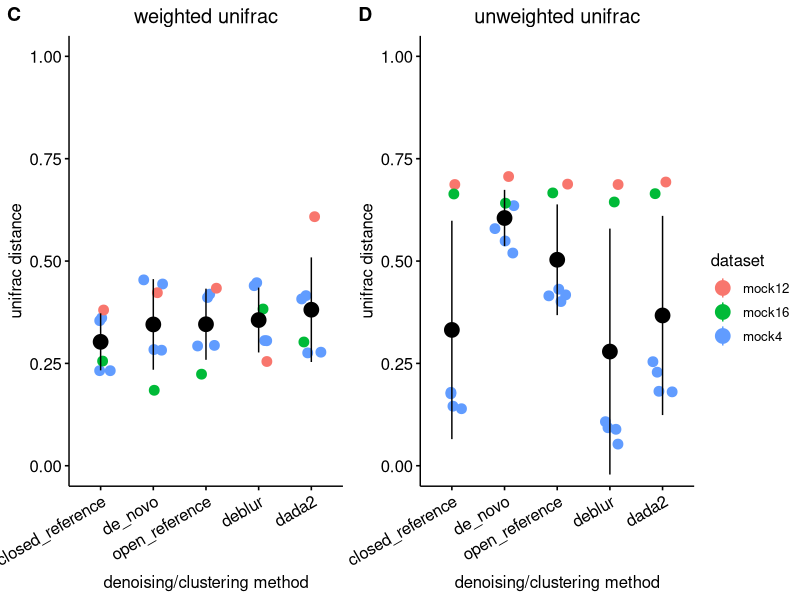

Write the R code that produced this figure.
#!/usr/bin/env Rscript

library(dplyr)
library(ggplot2)
library(ggpubr)

methods <- c("input", "closed_reference", "de_novo", "open_reference", "deblur", "dada2")

tidy_up_data <- function(unifrac_data, name) {
    unifrac_data$dataset <- rep(name, nrow(unifrac_data))
    unifrac_data$method1 <- factor(unifrac_data$method1, levels=methods)
    unifrac_data$method2 <- factor(unifrac_data$method2, levels=methods)
    tidy_data <- unifrac_data %>%
        filter(method2 == "input") %>%
        filter(method1 != "input") %>%
        select_at(c("method1", "sample", "unifrac", "dataset"))
}

make_dot_plot <- function(unifrac_data, title) {
    dot_plot <- add_summary(
        ggstripchart(
            unifrac_data,
            x="method1",
            y="unifrac",
            color="dataset",
            title=title,
            xlab="denoising/clustering method",
            ylab="unifrac distance",
            ylim=c(0, 1),
            size=3,
            add="jitter",
        ) +
        theme(
            plot.title=element_text(hjust=0.5),
            axis.text.x=element_text(angle=30, hjust=1),
        ),
        fun="mean_sd"
    )
}

# Weighted
mock4_weighted <- read.csv("mock4_weighted_unifrac.csv", sep=",", header=TRUE)
mock12_weighted <- read.csv("mock12_weighted_unifrac.csv", sep=",", header=TRUE)
mock16_weighted <- read.csv("mock16_weighted_unifrac.csv", sep=",", header=TRUE)

mock4_weighted_tidy <- tidy_up_data(mock4_weighted, "mock4")
mock12_weighted_tidy <- tidy_up_data(mock12_weighted, "mock12")
mock16_weighted_tidy <- tidy_up_data(mock16_weighted, "mock16")

mock_weighted_tidy <- rbind(mock4_weighted_tidy, mock12_weighted_tidy, mock16_weighted_tidy)
mock_weighted_plot <- make_dot_plot(mock_weighted_tidy, "weighted unifrac")

# Unweighted
mock4_unweighted <- read.csv("mock4_unweighted_unifrac.csv", sep=",", header=TRUE)
mock12_unweighted <- read.csv("mock12_unweighted_unifrac.csv", sep=",", header=TRUE)
mock16_unweighted <- read.csv("mock16_unweighted_unifrac.csv", sep=",", header=TRUE)

mock4_unweighted_tidy <- tidy_up_data(mock4_unweighted, "mock4")
mock12_unweighted_tidy <- tidy_up_data(mock12_unweighted, "mock12")
mock16_unweighted_tidy <- tidy_up_data(mock16_unweighted, "mock16")

mock_unweighted_tidy <- rbind(mock4_unweighted_tidy, mock12_unweighted_tidy, mock16_unweighted_tidy)
mock_unweighted_plot <- make_dot_plot(mock_unweighted_tidy, "unweighted unifrac")


ggarrange(mock_weighted_plot, mock_unweighted_plot, labels=c("C", "D"), nrow=1, ncol=2, common.legend=TRUE, legend="right")
